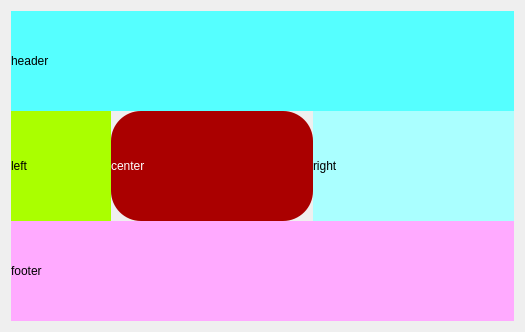
<?xml version="1.0" encoding="UTF-8"?>
<ui version="4.0">
 <class>Form</class>
 <widget class="QWidget" name="Form">
  <property name="geometry">
   <rect>
    <x>0</x>
    <y>0</y>
    <width>525</width>
    <height>332</height>
   </rect>
  </property>
  <property name="windowTitle">
   <string>Form</string>
  </property>
  <layout class="QVBoxLayout" name="verticalLayout">
   <property name="spacing">
    <number>0</number>
   </property>
   <item>
    <widget class="QLabel" name="label">
     <property name="maximumSize">
      <size>
       <width>16777215</width>
       <height>100</height>
      </size>
     </property>
     <property name="styleSheet">
      <string notr="true">background-color: rgb(85, 255, 255);</string>
     </property>
     <property name="text">
      <string>header</string>
     </property>
    </widget>
   </item>
   <item>
    <layout class="QHBoxLayout" name="horizontalLayout">
     <property name="spacing">
      <number>0</number>
     </property>
     <item>
      <widget class="QLabel" name="label_3">
       <property name="maximumSize">
        <size>
         <width>100</width>
         <height>16777215</height>
        </size>
       </property>
       <property name="styleSheet">
        <string notr="true">background-color: rgb(170, 255, 0);</string>
       </property>
       <property name="text">
        <string>left</string>
       </property>
      </widget>
     </item>
     <item>
      <widget class="QLabel" name="label_4">
       <property name="styleSheet">
        <string notr="true">background-color: rgb(170, 0, 0);
color: #fff;
border-radius: 30px;</string>
       </property>
       <property name="text">
        <string>center</string>
       </property>
      </widget>
     </item>
     <item>
      <widget class="QLabel" name="label_5">
       <property name="styleSheet">
        <string notr="true">background-color: rgb(170, 255, 255);</string>
       </property>
       <property name="text">
        <string>right</string>
       </property>
      </widget>
     </item>
    </layout>
   </item>
   <item>
    <widget class="QLabel" name="label_2">
     <property name="maximumSize">
      <size>
       <width>16777215</width>
       <height>100</height>
      </size>
     </property>
     <property name="autoFillBackground">
      <bool>false</bool>
     </property>
     <property name="styleSheet">
      <string notr="true">background-color: rgb(255, 170, 255);</string>
     </property>
     <property name="text">
      <string>footer</string>
     </property>
    </widget>
   </item>
  </layout>
 </widget>
 <resources/>
 <connections/>
</ui>
